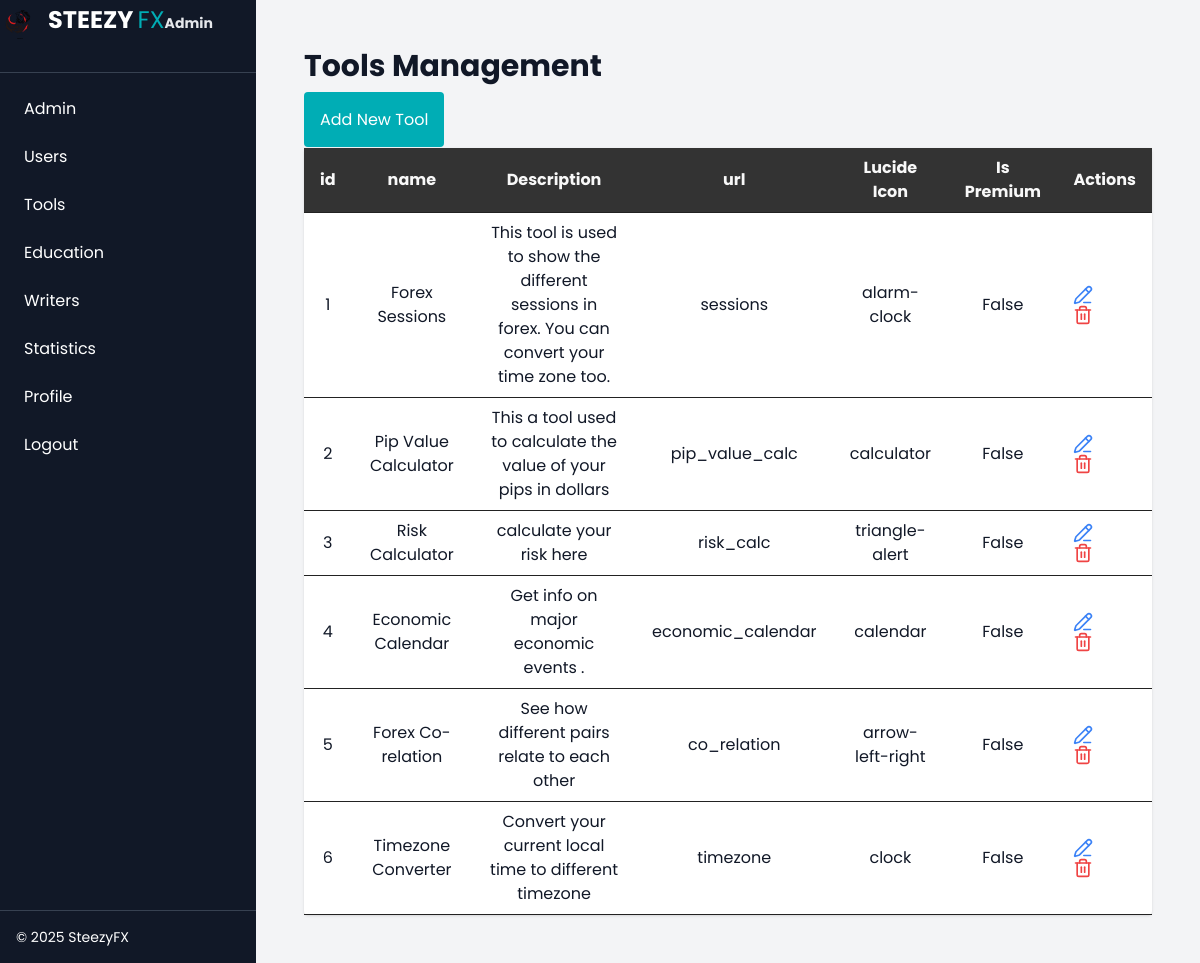
The page /admin/tools (signed in) on the database its author committed.
### models.py (models this page shows, shortened)
class Tool(db.Model):
    id = db.Column(db.Integer, primary_key=True)
    name =  db.Column(db.String(100), nullable=True)
    slug = db.Column(db.String(100), unique=True)
    description =  db.Column(db.Text, nullable=True)
    url = db.Column(db.Text, nullable=True)
    lucide_icon = db.Column(db.Text, nullable = True)
    is_premium =  db.Column(db.Boolean, default = True)

### app.py (the view)
@app.route("/admin/tools")
@login_required
@role_required("admin","super_admin")
def admin_tools():
    tools = Tool.query.all()
    return render_template('admin/tools.html', tools=tools)

### app.py (called while the page is built)
@login_manager.user_loader
def load_user(user_id):
    return User.query.get(int(user_id))

### templates/admin/tools.html
{% extends './admin/base.html' %}
{%block content %}
<div class="p-6 ">
    <h1 class="text-3xl font-bold mb-6"> Tools Management</h1>
    <a href="{{url_for('add_tool')}}" class="p-4 bg-[#00adb5] text-white mb-4 rounded hover:bg-[#008c92]"> Add New Tool</a>
    <table class="min-w-full mt-4 bg-white overflow-y-scroll shadow rounded">
        <thead class=" bg-gray-100">
            <tr>
                <th class="py-2 px-4">id</th>
                <th class="py-2 px-4">name</th>
                <th class="py-2 px-4">Description</th>
                <th class="py-2 px-4">url</th>
                <th class="py-2 px-4">Lucide Icon</th>
                <th class="py-2 px-4">Is Premium</th>
                <th class="py-2 px-4">Actions</th>
            </tr>
        </thead>
        <tbody>
            {% for tool in tools %}
            <tr class=" border-t">
                <td class="py-2 px-4">{{tool.id}}</td>
                <td class="py-2 px-4">{{tool.name}}</td>
                <td class="py-2 px-4">{{tool.description}}</td>
                <td class="py-2 px-4">{{tool.url}}</td>
                <td class="py-2 px-4">{{tool.lucide_icon}}</td>
                <td class="py-2 px-4">{{tool.is_premium}}</td>
                <td class="py-2 px-4">
                    <a href="{{url_for('edit_tool', id=tool.id )}}" class="text-blue-500"><i data-lucide="pencil-line" class="w-5 h-5"></i></a>
                    <a href="{{url_for('delete_tool', id=tool.id )}}" class="text-red-500" onclick="return confirm('Are you sure you want to delete this tool?')" ><i data-lucide="trash-2" class="w-5 h-5"></i></a>
                </td>
            </tr>
            {%endfor%}
        </tbody>
    </table>
</div>
{%endblock%}

### static/main.css (style rules this page uses)
* { margin: 0; padding: 0; box-sizing: border-box; }
body { font-family: 'Poppins', sans-serif; color: #222; background-color: #fff; line-height: 1.6; }
a { color: #00adb5; text-decoration: none; }
table { width: 100%; border-collapse: collapse; background: white; border-radius: 8px; overflow: hidden; box-shadow: 0 2px 8px rgba(0,0,0,0.2 alpha); }
th, td { padding: 0.8 rem; text-align: center; border-bottom: 1px solid #222; }
th { background-color: #333; color: #f8f8f8; }

### rows shown on the page
Tool: id "1", name "Forex Sessions", description "This tool is used to show the different sessions in forex. You can convert your time zone too.", url "sessions", lucide_icon "alarm-clock", is_premium "False"
Tool: id "2", name "Pip Value Calculator", description "This a tool used to calculate the value of your pips in dollars", url "pip_value_calc", lucide_icon "calculator", is_premium "False"
Tool: id "3", name "Risk Calculator", description "calculate your risk here", url "risk_calc", lucide_icon "triangle-alert", is_premium "False"
Tool: id "4", name "Economic Calendar", description "Get info on major economic events .", url "economic_calendar", lucide_icon "calendar", is_premium "False"
Tool: id "5", name "Forex Co-relation", description "See how different pairs relate to each other", url "co_relation", lucide_icon "arrow-left-right", is_premium "False"
Tool: id "6", name "Timezone Converter", description "Convert your current local time to different timezone", url "timezone", lucide_icon "clock", is_premium "False"
